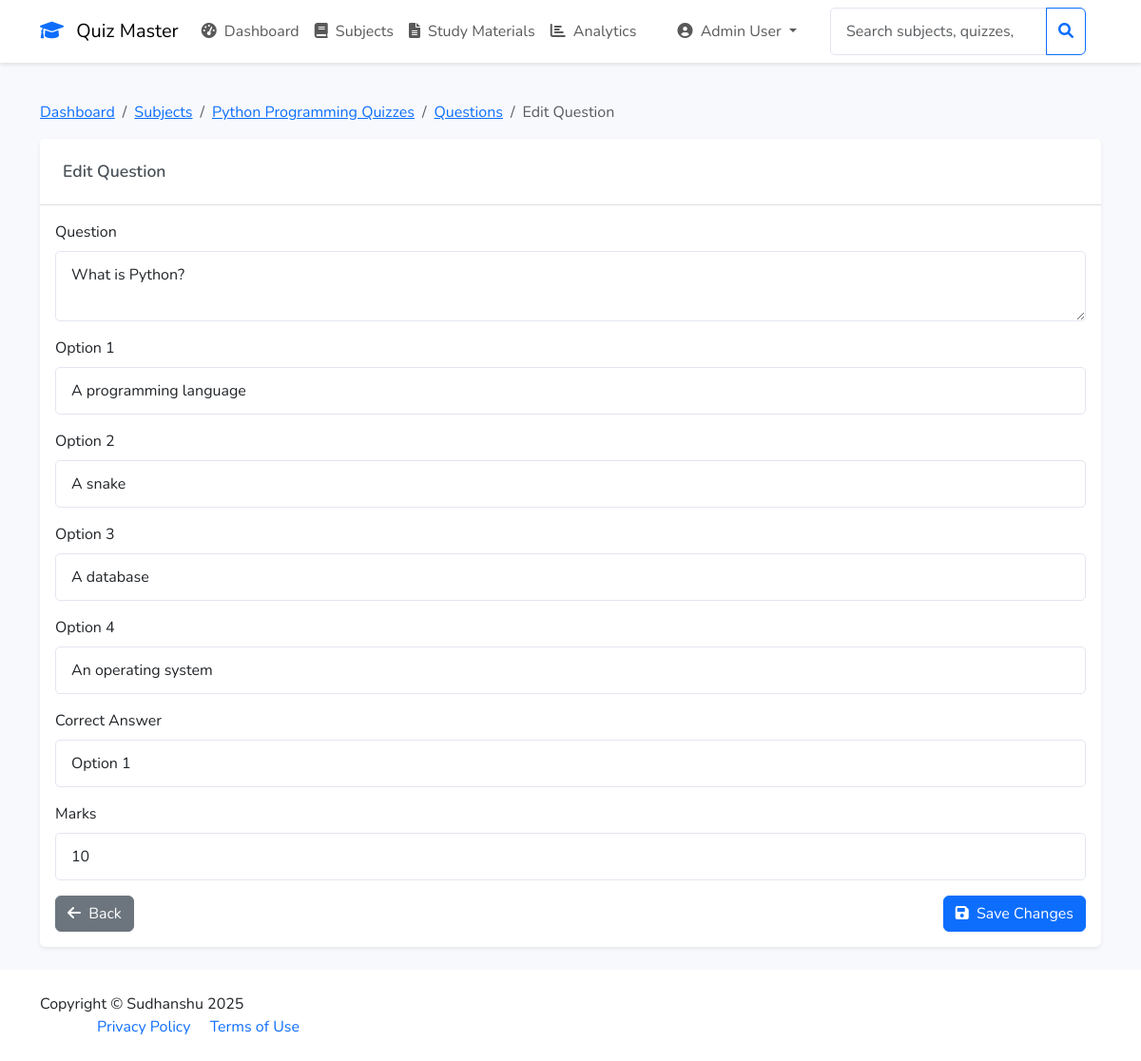
The app's page /admin/question/1/edit (signed in) with its own data.
### app/models/user.py (models this page shows, shortened)
class User(UserMixin, db.Model):
    __tablename__ = 'user'
    id = db.Column(db.Integer, primary_key=True)
    email = db.Column(db.String(120), unique=True, nullable=False)
    password_hash = db.Column(db.String(256), nullable=False)
    full_name = db.Column(db.String(100), nullable=False)
    qualification = db.Column(db.String(100), nullable=True)
    dob = db.Column(db.Date, nullable=True)
    is_admin = db.Column(db.Boolean, default=False)
    created_at = db.Column(db.DateTime, default=datetime.utcnow)
    scores = db.relationship('Score', backref='user', lazy=True)
    achievements = db.relationship('Achievement', backref='user', lazy=True)

### app/models/subject.py (models this page shows)
class Subject(db.Model):
    id = db.Column(db.Integer, primary_key=True)
    name = db.Column(db.String(100), nullable=False)
    description = db.Column(db.Text, nullable=True)
    created_at = db.Column(db.DateTime, default=datetime.utcnow)
    chapters = db.relationship('Chapter', backref='subject', lazy=True)

### app/models/question.py (models this page shows)
class Question(db.Model):
    id = db.Column(db.Integer, primary_key=True)
    quiz_id = db.Column(db.Integer, db.ForeignKey('quiz.id'), nullable=False)
    question_text = db.Column(db.Text, nullable=False)
    option1 = db.Column(db.String(200), nullable=False)
    option2 = db.Column(db.String(200), nullable=False)
    option3 = db.Column(db.String(200), nullable=False)
    option4 = db.Column(db.String(200), nullable=False)
    correct_answer = db.Column(db.Integer, nullable=False)  # 1, 2, 3, or 4
    marks = db.Column(db.Integer, nullable=False)

### app/routes.py (the view, shortened to what this page needs)
@admin_bp.route('/question/<int:question_id>/edit', methods=['GET', 'POST'])
@admin_required
def edit_question(question_id):
    question = Question.query.get_or_404(question_id)
    form = QuestionForm(obj=question)
    return render_template('admin/edit_question.html', form=form, question=question)

### app/forms.py
class QuestionForm(FlaskForm):
    question_text = TextAreaField('Question', validators=[DataRequired()])
    option1 = StringField('Option 1', validators=[DataRequired()])
    option2 = StringField('Option 2', validators=[DataRequired()])
    option3 = StringField('Option 3', validators=[DataRequired()])
    option4 = StringField('Option 4', validators=[DataRequired()])
    correct_answer = SelectField('Correct Answer',
                               choices=[(1, 'Option 1'), (2, 'Option 2'),
                                      (3, 'Option 3'), (4, 'Option 4')],
                               coerce=int,
                               validators=[DataRequired()])
    marks = IntegerField('Marks', validators=[DataRequired()])
    submit = SubmitField('Add Question')

### app/__init__.py (called while the page is built)
def create_app():
    app = Flask(__name__)
    app.config.from_object(Config)
    db.init_app(app)
    login_manager.init_app(app)
    mail.init_app(app)
    @login_manager.user_loader
    def load_user(id):
        return User.query.get(int(id))
    @app.template_filter('strftime')
    def _jinja2_filter_datetime(date, fmt=None):
        if fmt is None:
            fmt = '%Y-%m-%d %H:%M'
        return date.strftime(fmt) if date else ''
    from app.routes import auth_bp, admin_bp, user_bp, main_bp
    app.register_blueprint(main_bp)
    app.register_blueprint(auth_bp)
    app.register_blueprint(admin_bp)
    app.register_blueprint(user_bp)
    return app

### app/routes.py (called while the page is built)
def admin_required(f):
    @wraps(f)
    def decorated_function(*args, **kwargs):
        if not current_user.is_authenticated:
            return redirect(url_for('auth.login'))
        if not current_user.is_admin:
            flash('Access denied. Admin privileges required.', 'danger')
            return redirect(url_for('user.dashboard'))
        return f(*args, **kwargs)
    return decorated_function

### app/templates/admin/edit_question.html (shortened to what this page needs)
{% extends "base.html" %}
{% block content %}
<div class="container">
    <nav aria-label="breadcrumb" class="mt-3">
        <ol class="breadcrumb">
            <li class="breadcrumb-item"><a href="{{ url_for('admin.dashboard') }}">Dashboard</a></li>
            <li class="breadcrumb-item"><a href="{{ url_for('admin.manage_subjects') }}">Subjects</a></li>
            <li class="breadcrumb-item"><a href="{{ url_for('admin.subject_quizzes', subject_id=question.quiz.subject_id) }}">{{ question.quiz.subject.name }} Quizzes</a></li>
            <li class="breadcrumb-item"><a href="{{ url_for('admin.manage_questions', quiz_id=question.quiz_id) }}">Questions</a></li>
            <li class="breadcrumb-item active">Edit Question</li>
        </ol>
    </nav>
    <div class="card shadow-sm">
        <div class="card-header">
            <h5 class="card-title mb-0">Edit Question</h5>
        </div>
        <div class="card-body">
            <form method="POST">
                <div class="mb-3">
                    {{ form.question_text.label(class="form-label") }}
                    {{ form.question_text(class="form-control") }}
                </div>
                <div class="mb-3">
                    {{ form.option1.label(class="form-label") }}
                    {{ form.option1(class="form-control") }}
                </div>
                <div class="mb-3">
                    {{ form.option2.label(class="form-label") }}
                    {{ form.option2(class="form-control") }}
                </div>
                <div class="mb-3">
                    {{ form.option3.label(class="form-label") }}
                    {{ form.option3(class="form-control") }}
                </div>
                <div class="mb-3">
                    {{ form.option4.label(class="form-label") }}
                    {{ form.option4(class="form-control") }}
                </div>
                <div class="mb-3">
                    {{ form.correct_answer.label(class="form-label") }}
                    {{ form.correct_answer(class="form-control") }}
                </div>
                <div class="mb-3">
                    {{ form.marks.label(class="form-label") }}
                    {{ form.marks(class="form-control", type="number") }}
                </div>
                <div class="d-flex justify-content-between">
                    <a href="{{ url_for('admin.manage_questions', quiz_id=question.quiz_id) }}" class="btn btn-secondary">
                        <i class="fas fa-arrow-left me-1"></i> Back
                    </a>
                    <button type="submit" class="btn btn-primary">
                        <i class="fas fa-save me-1"></i> Save Changes
                    </button>
                </div>
            </form>
        </div>
    </div>
</div>
{% endblock %}

### app/templates/base.html (shortened to what this page needs)
<!DOCTYPE html>
<html lang="en">
<head>
    <link href="https://cdn.jsdelivr.net/npm/bootstrap@5.3.0/dist/css/bootstrap.min.css" rel="stylesheet">
    <link href="https://cdnjs.cloudflare.com/ajax/libs/font-awesome/6.0.0/css/all.min.css" rel="stylesheet">
    <link href="{{ url_for('static', filename='css/style.css') }}" rel="stylesheet">
</head>
<body>
    <nav class="navbar navbar-expand-lg navbar-light bg-white">
        <div class="container">
            <a class="navbar-brand" href="{{ url_for('main.index') }}">
                <i class="fas fa-graduation-cap text-primary me-2"></i>
                Quiz Master
            </a>
            <div class="collapse navbar-collapse" id="navbarNav">
                {% if current_user.is_authenticated %}
                    {% if current_user.is_admin %}
                        <ul class="navbar-nav me-auto">
                            <li class="nav-item">
                                <a class="nav-link" href="{{ url_for('admin.dashboard') }}">
                                    <i class="fas fa-tachometer-alt me-1"></i> Dashboard
                                </a>
                            </li>
                            <li class="nav-item">
                                <a class="nav-link" href="{{ url_for('admin.manage_subjects') }}">
                                    <i class="fas fa-book me-1"></i> Subjects
                                </a>
                            </li>
                            <li class="nav-item">
                                <a class="nav-link" href="{{ url_for('admin.manage_study_materials') }}">
                                    <i class="fas fa-file-alt me-1"></i> Study Materials
                                </a>
                            </li>
                            <li class="nav-item">
                                <a class="nav-link" href="{{ url_for('admin.quiz_analytics') }}">
                                    <i class="fas fa-chart-bar me-1"></i> Analytics
                                </a>
                            </li>
                        </ul>
                    {% endif %}
                    <ul class="navbar-nav">
                        <li class="nav-item dropdown">
                            <a class="nav-link dropdown-toggle" href="#" id="userDropdown" role="button" data-bs-toggle="dropdown">
                                <i class="fas fa-user-circle me-1"></i>
                                {{ current_user.full_name }}
                            </a>
                        </li>
                    </ul>
                {% endif %}
                {% if current_user.is_authenticated %}
                    <form class="d-flex ms-auto me-3" method="GET"
                          action="{{ url_for('admin.admin_search' if current_user.is_admin else 'user.user_search') }}">
                        <div class="input-group">
                            <input type="search" name="q" class="form-control"
                                   placeholder="{{ 'Search subjects, quizzes, or users...' if current_user.is_admin else 'Search quizzes...' }}">
                            <button class="btn btn-outline-primary" type="submit">
                                <i class="fas fa-search"></i>
                            </button>
                        </div>
                    </form>
                {% endif %}
            </div>
        </div>
    </nav>
    <main class="py-4">
        {% block content %}{% endblock %}
    </main>
    <footer class="bg-white py-4 mt-auto">
        <div class="container">
            <div class="row align-items-center">
                <div class="col-lg-6 text-lg-start">
                    Copyright &copy; Sudhanshu 2025
                <div class="col-lg-6 text-lg-end">
                    <a href="#" class="text-decoration-none me-3">Privacy Policy</a>
                    <a href="#" class="text-decoration-none">Terms of Use</a>
                </div>
            </div>
        </div>
    </footer>
</body>
</html>

### app/static/css/style.css (style rules this page uses)
:root { --primary-color: #4e73df; --secondary-color: #858796; --success-color: #1cc88a; --info-color: #36b9cc; --warning-color: #f6c23e; --danger-color: #e74a3b; --light-color: #f8f9fc; --dark-color: #5a5c69; }
body { font-family: 'Nunito', sans-serif; background-color: #f8f9fc; }
.navbar { box-shadow: 0 2px 4px rgba(0,0,0,.1); }
.card { border: none; box-shadow: 0 0.15rem 1.75rem 0 rgba(58, 59, 69, 0.15); transition: transform 0.2s ease-in-out; }
.form-control { border-radius: 5px; padding: 0.75rem 1rem; border: 1px solid #e3e6f0; }
.card-header { background-color: #fff; border-bottom: 1px solid rgba(0, 0, 0, 0.125); padding: 1.5rem; }
.card-title { color: #495057; font-size: 1.1rem; font-weight: 600; margin-bottom: 1rem; }

### records on screen
User: full_name "Admin User", q "Search subjects, quizzes, or users..."
Subject: quiz.subject.name "Python Programming"
Question: question_text "What is Python?", option1 "A programming language", option2 "A snake", option3 "A database", option4 "An operating system", correct_answer "Option 1", marks "10"
